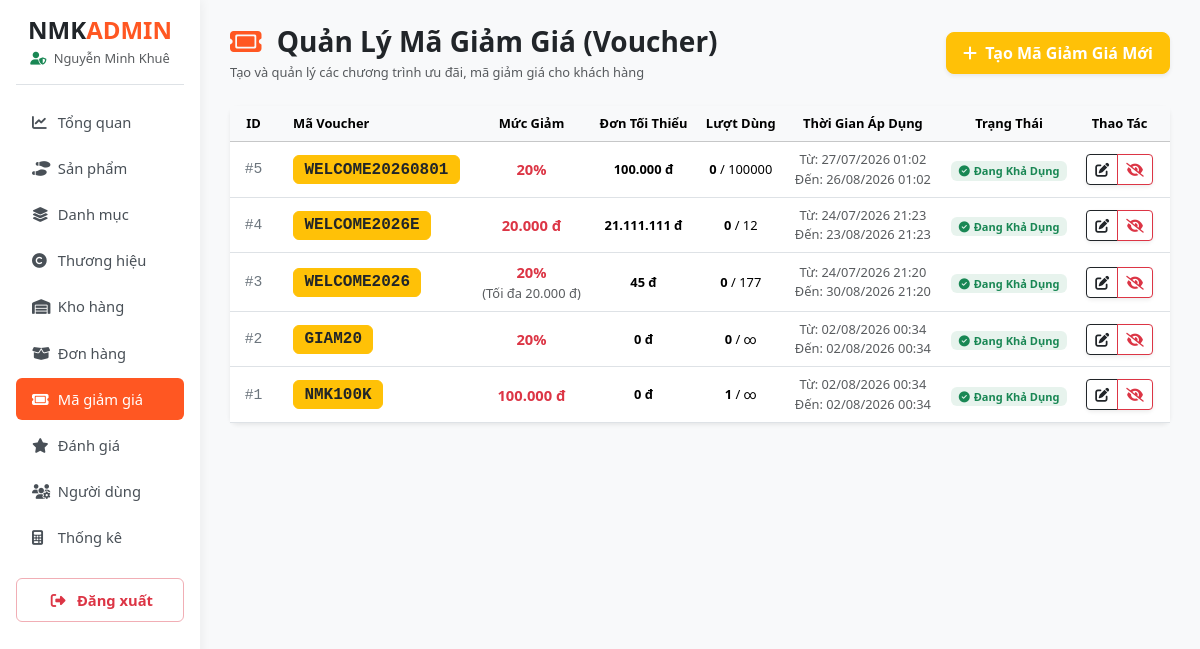
Screenshot of /admin/modules/khuyen-mai/index-khuyenmai.php (signed in) with the database file from the repository.
### tables this page shows
CREATE TABLE `coupons` (
  `id` int(11) NOT NULL,
  `code` varchar(20) NOT NULL,
  `discount_value` decimal(12,2) NOT NULL,
  `discount_type` enum('fixed','percent') DEFAULT 'fixed',
  `min_order_amount` decimal(12,2) DEFAULT 0.00,
  `usage_limit` int(11) DEFAULT NULL,
  `used_count` int(11) DEFAULT 0,
  `status` tinyint(1) DEFAULT 1,
  `start_date` datetime DEFAULT NULL,
  `end_date` datetime DEFAULT NULL,
  `max_discount_amount` decimal(12,2) DEFAULT NULL
);

### config.php (called while the page is built, shortened)
<?php
function format_money($amount) {
    return number_format((float)$amount, 0, ',', '.') . ' đ';
}
function sanitize($data) {
    return htmlspecialchars(trim((string)$data), ENT_QUOTES, 'UTF-8');
}

### admin/modules/khuyen-mai/index-khuyenmai.php (the view, shortened to what this page needs)
<?php
require_once __DIR__ . '/../../../config.php';
$stmt = $pdo->query("SELECT * FROM coupons ORDER BY id DESC");
$coupons = $stmt->fetchAll();
$current_time = date('Y-m-d H:i:s');
require_once __DIR__ . '/../../includes/header.php';
require_once __DIR__ . '/../../includes/sidebar.php';
?>
<div class="d-flex justify-content-between align-items-center mb-4">
    <div>
        <h3 class="fw-bold m-0 text-dark">
            <i class="fa-solid fa-ticket brand-orange me-2"></i> Quản Lý Mã Giảm Giá (Voucher)
        </h3>
        <p class="text-muted small m-0 mt-1">Tạo và quản lý các chương trình ưu đãi, mã giảm giá cho khách hàng</p>
    </div>
    <a href="<?= BASE_URL ?>admin/modules/khuyen-mai/add-khuyenmai.php" class="btn btn-warning text-white fw-bold px-3 py-2 rounded-3 shadow-sm">
        <i class="fa-solid fa-plus me-1"></i> Tạo Mã Giảm Giá Mới
    </a>
</div>
<div class="card border-0 shadow-sm rounded-3 bg-white">
    <div class="card-body p-0">
        <?php if (empty($coupons)): ?>
            <div class="p-5 text-center text-muted">
                <i class="fa-solid fa-ticket-simple fs-1 mb-2 d-block"></i>
                Chưa có mã giảm giá nào được tạo.
            </div>
        <?php else: ?>
            <div class="table-responsive">
                <table class="table table-hover align-middle mb-0 text-center">
                    <thead class="table-light text-secondary small fw-bold">
                        <tr>
                            <th style="width: 5%;">ID</th>
                            <th class="text-start ps-3">Mã Voucher</th>
                            <th>Mức Giảm</th>
                            <th>Đơn Tối Thiểu</th>
                            <th>Lượt Dùng</th>
                            <th>Thời Gian Áp Dụng</th>
                            <th>Trạng Thái</th>
                            <th class="pe-3">Thao Tác</th>
                        </tr>
                    </thead>
                    <tbody>
                        <?php foreach ($coupons as $row):
                            $end_date = $row['end_date'] ?? date('Y-m-d H:i:s');
                            $start_date = $row['start_date'] ?? date('Y-m-d H:i:s');
                            $max_discount = $row['max_discount_amount'] ?? 0;
                            $is_expired = ($current_time > $end_date);
                            $is_out_of_limit = ($row['usage_limit'] > 0 && $row['used_count'] >= $row['usage_limit']);
                        ?>
                            <tr>
                                <td class="font-monospace text-secondary">#<?= $row['id'] ?></td>
                                <td class="text-start ps-3">
                                    <span class="badge bg-warning text-dark font-monospace fs-6 px-2.5 py-1.5 border border-warning">
                                        <?= sanitize($row['code']) ?>
                                    </span>
                                </td>
                                <td>
                                    <?php if ($row['discount_type'] === 'percent'): ?>
                                        <span class="fw-bold text-danger"><?= (float)$row['discount_value'] ?>%</span>
                                        <?php if ($max_discount > 0): ?>
                                            <div class="small text-muted">(Tối đa <?= format_money($max_discount) ?>)</div>
                                        <?php endif; ?>
                                    <?php else: ?>
                                        <span class="fw-bold text-danger"><?= format_money($row['discount_value']) ?></span>
                                    <?php endif; ?>
                                </td>
                                <td class="small fw-semibold"><?= format_money($row['min_order_amount']) ?></td>
                                <td class="small">
                                    <span class="fw-bold"><?= $row['used_count'] ?></span> /
                                    <span><?= $row['usage_limit'] > 0 ? $row['usage_limit'] : '∞' ?></span>
                                </td>
                                <td class="small text-muted">
                                    <div>Từ: <?= date('d/m/Y H:i', strtotime($start_date)) ?></div>
                                    <div>Đến: <?= date('d/m/Y H:i', strtotime($end_date)) ?></div>
                                </td>
                                <td>
                                    <?php if ($row['status'] == 0): ?>
                                        <span class="badge bg-secondary">Tắt Kích Hoạt</span>
                                    <?php elseif ($is_expired): ?>
                                        <span class="badge bg-danger">Hết Hạn</span>
                                    <?php elseif ($is_out_of_limit): ?>
                                        <span class="badge bg-dark">Hết Lượt Dùng</span>
                                    <?php else: ?>
                                        <span class="badge bg-success bg-opacity-10 text-success fw-bold px-2 py-1">
                                            <i class="fa-solid fa-circle-check me-1"></i>Đang Khả Dụng
                                        </span>
                                    <?php endif; ?>
                                </td>
                                <td class="pe-3">
                                    <div class="btn-group shadow-sm" role="group">
                                        <a href="<?= BASE_URL ?>admin/modules/khuyen-mai/edit-khuyenmai.php?id=<?= $row['id'] ?>"
                                           class="btn btn-outline-dark btn-sm fw-bold" title="Chỉnh sửa">
                                            <i class="fa-solid fa-pen-to-square"></i>
                                        </a>
                                        <?php if ($row['status'] == 1): ?>
                                            <a href="<?= BASE_URL ?>admin/modules/khuyen-mai/index-khuyenmai.php?action=toggle_status&id=<?= $row['id'] ?>&status=0"
                                               class="btn btn-outline-danger btn-sm" title="Tắt mã"
                                               onclick="return confirm('Bạn có muốn tạm tắt mã khuyến mãi này?')">
                                                <i class="fa-solid fa-eye-slash"></i>
                                            </a>
                                        <?php endif; ?>
                                    </div>
                                </td>
                            </tr>
                        <?php endforeach; ?>
                    </tbody>
                </table>
            </div>
        <?php endif; ?>
    </div>
</div>
<?php require_once __DIR__ . '/../../includes/footer.php'; ?>

### assets/css/style.css (style rules this page uses)
body.admin-body { background-color: #f8f9fa; font-family: 'Segoe UI', Roboto, Helvetica, Arial, sans-serif; font-size: 0.92rem; }
.brand-orange { color: #ff5722; }

### rows the page displays
coupons: id "5", code "WELCOME20260801", discount_value "20", min_order_amount "100.000 đ", used_count "0", usage_limit "100000", status 1 (drawn)
coupons: id "4", code "WELCOME2026E", discount_value "20.000 đ", min_order_amount "21.111.111 đ", used_count "0", usage_limit "12", status 1 (drawn)
coupons: id "3", code "WELCOME2026", discount_value "20", max_discount_amount "20.000 đ", min_order_amount "45 đ", used_count "0", usage_limit "177", status 1 (drawn)
coupons: id "2", code "GIAM20", discount_value "20", min_order_amount "0 đ", used_count "0", status 1 (drawn)
coupons: id "1", code "NMK100K", discount_value "100.000 đ", min_order_amount "0 đ", used_count "1", status 1 (drawn)

### other values shown
$_SESSION['user']['fullname'] "Nguyễn Minh Khuê"
